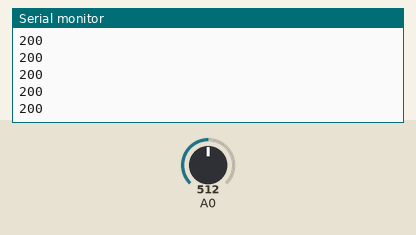
Simulated run of this sketch. Board: Arduino Uno, built with avr-gcc and run on an emulated ATmega328P. Parts: the last lines printed to the serial monitor. The test bench sets the inputs (shaded band); at power-on: A0 = 512.

Above: at 1.2 s.
1.3 s: A0 set to 716
At 1.9 s:
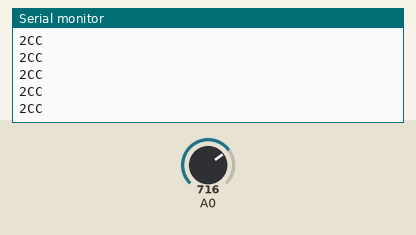
3.2 s: A0 set to 511
At 3.7 s:
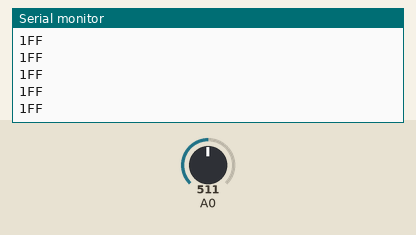
5.1 s: A0 set to 122
At 5.9 s:
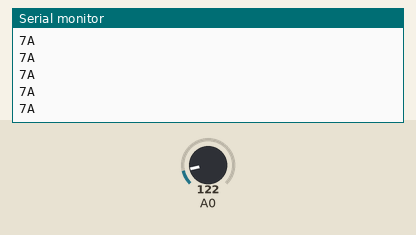
7.0 s: A0 set to 1023
At 7.5 s:
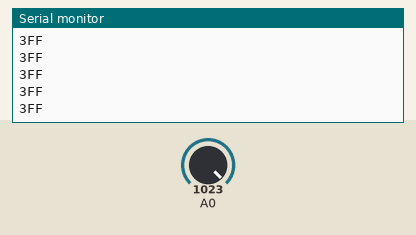

The sketch:

3_55-analog_input.ino
```cpp
/*

*/

void setup() {
Serial.begin(9600);
}

void loop() {
  Serial.println(analogRead(0), HEX);
}
```

Measured:
- after the input at 1.3 s, the serial monitor: prints a new line after 0.07 s (image 1)
- after the input at 3.2 s, the serial monitor: prints a new line after 0.07 s (image 2)
- after the input at 5.1 s, the serial monitor: prints a new line after 0.07 s (image 3)
- after the input at 7.0 s, the serial monitor: prints a new line after 0.07 s (image 4)
